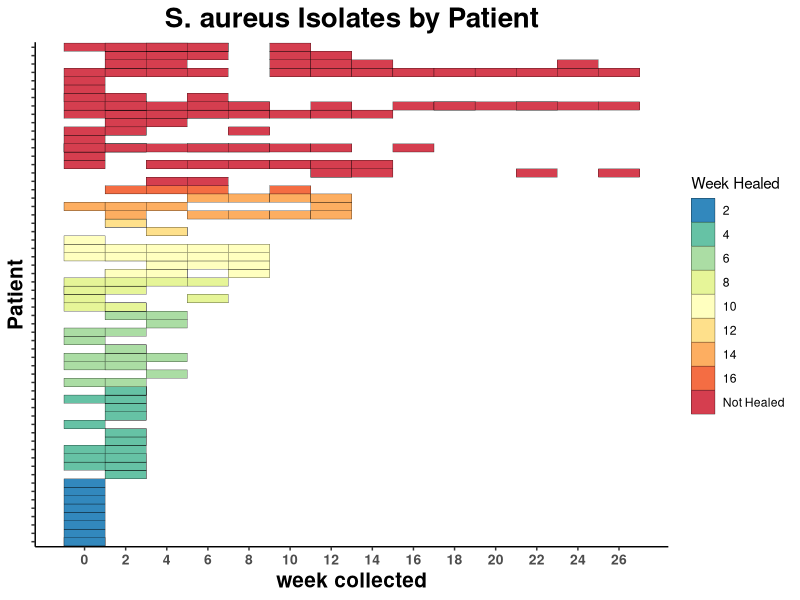

Source code (R):
# Amy Campbell
# Figure1 A Experimental setup
library("ggplot2")
library("gridExtra")
library("dplyr")
library("RColorBrewer")
library("forcats")

setwd("/Users/amycampbell/Desktop/GriceLabGit/Staphyloxanthin/")

FullData = read.csv("Data/InVitroData/staphyloxanthin_paper_updated.csv")

week_order <- c("2", "4", "6","8","10","12","14","16","Not Healed")

FullData$Healed = if_else(is.na(FullData$week_healed ), "Unhealed", "Healed")

FullData$week_collected<-(FullData$visit*2)

FullData = FullData %>% mutate(WeekHealed = if_else(is.na(week_healed),"Not Healed", as.character(week_healed)))


OrderByWeekHealed <- FullData %>% arrange(week_healed) 
OrderByWeekHealed$WeekHealed = factor(OrderByWeekHealed$WeekHealed)
OrderByWeekHealed$patient = factor(OrderByWeekHealed$patient)
IsolatesPlot = ggplot(data=OrderByWeekHealed, aes(x=week_collected, y =patient))+
  geom_tile(color="black", aes(fill=WeekHealed))+
  theme_classic()+ggtitle("S. aureus Isolates by Patient")+
  theme(plot.title = element_text(hjust = 0.5, face="bold", size=20))+
  labs(x="week collected",y="Patient")+
  theme(axis.title.x = element_text(face="bold",size=15))+
  theme(axis.title.y = element_text(face="bold",size=15))+
  theme(axis.text.y = element_blank())+
  theme(axis.text.x = element_text(face="bold",size=10))+  
  labs(fill="Week Healed") + scale_fill_manual(values=rev(RColorBrewer::brewer.pal(9, "Spectral"))) + scale_x_continuous(breaks=c(0,2,4,6,8,10,12,14,16,18,20,22,24,26)) 
IsolatesPlot$data$patient = factor(IsolatesPlot$data$patient, levels=unique(OrderByWeekHealed$patient))
IsolatesPlot$data$WeekHealed = factor(IsolatesPlot$data$WeekHealed, levels=week_order)

pdf(width=8.49, height= 6.555, file="Figures/Figure1/Fig1A.pdf")
IsolatesPlot
dev.off()

